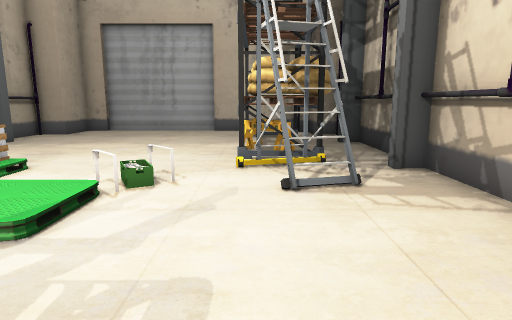
[1] (above)

12 first-person views from a walk through a Unity game level. The camera is 1.5 m above the floor, tilts 10° down and sees 75° across. The floor is counted in squares, 1 m on a side. Each view is taken from the middle of a square. On the plan, view 1 faces up. The plan holds only what a view shows up to about 15 squares ahead; the rest is blank. The place goes on beyond the plan. The player is left out.

[2]
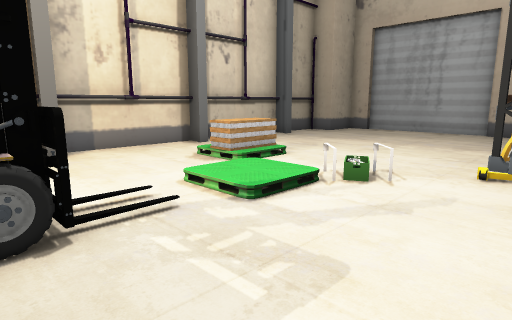

[3]
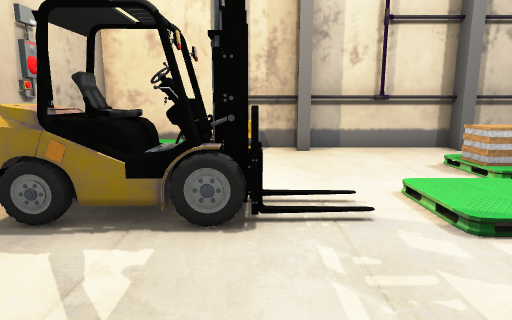

[4]
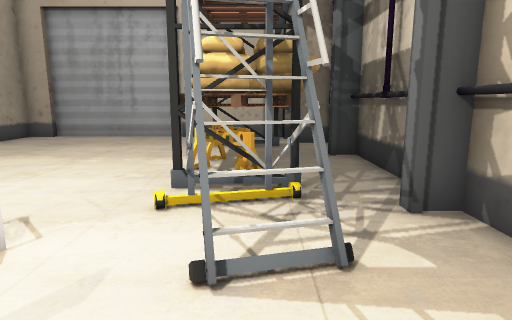

[5]
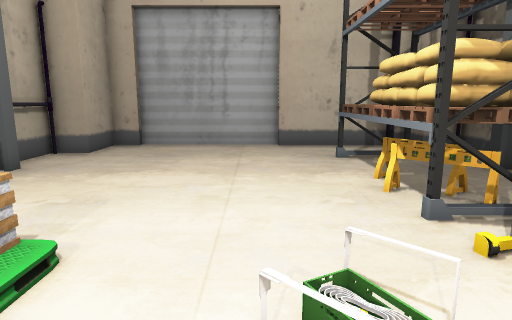

[6]
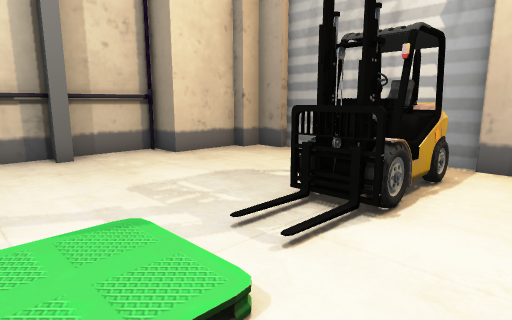

[7]
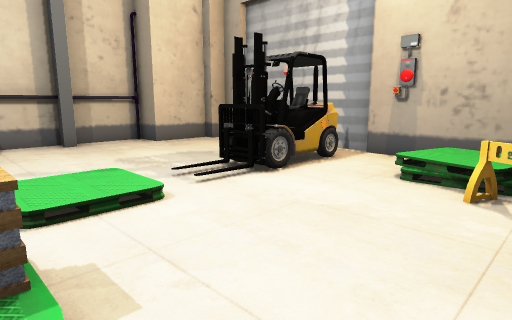

[8]
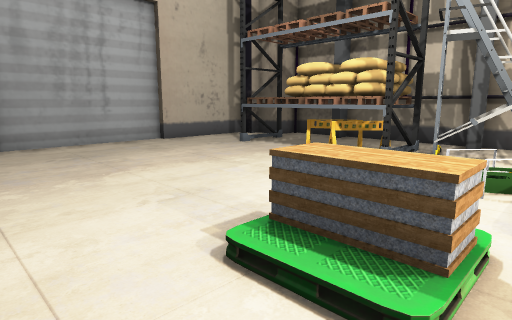

[9]
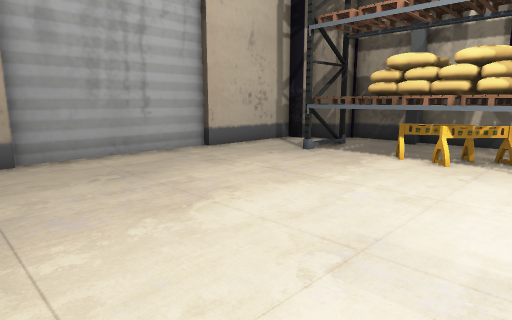

[10]
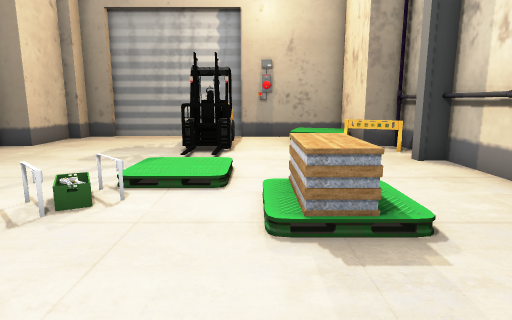

[11]
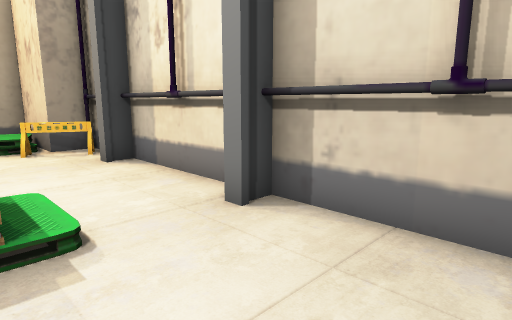

[12]
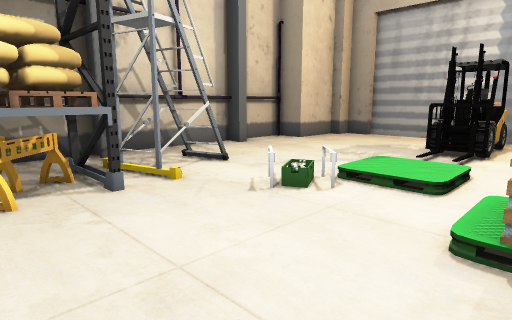

### Floor plan
Key: @ floor where view 1 was taken; # wall or solid block; . main floor; : floor 0.25 m higher than the main floor; + floor 0.5 m higher than the main floor; / step, stairs or slope; S sack; F fence; L ladder; O other object.
Columns run from 10 left of view 1 to 4 right of it. Each row starts with its distance up from view 1.
 18   #######
 17  ##.....######
 16  #...........#
 15 ##...........#
 14 #.........OOO#
 13 #.........OOO#
 12 #.........OOS#
 11 #.........SOO#
 10 #.........FFO#
  9 #.........OOO#
  8 #.........LL.##
  7 #../O/....LLL##
  6 #../O/.O/..LL.#
  5 #.....::......#
  4 #.....::......#
  3 #.............#
  2 #.............#
  1 #F....OO......#
  0 ##F...OO..@..##
 -1  #/+/.OO.....#
 -2  #  ..OO.....#
 -3  ####O.....###
 -4       ######

Where each view was taken, in squares from view 1:
view 1: 0 up, 0 right, facing up
view 2: 0 up, 1 right, facing up-left
view 3: 1 up, 1 right, facing left
view 4: 3 up, 1 right, facing up
view 5: 4 up, 3 left, facing up
view 6: 5 up, 6 left, facing down-right
view 7: 6 up, 9 left, facing down-right
view 8: 5 up, 9 left, facing up-right
view 9: 8 up, 9 left, facing up-right
view 10: 11 up, 5 left, facing down
view 11: 11 up, 6 left, facing down-left
view 12: 11 up, 6 left, facing down-right
